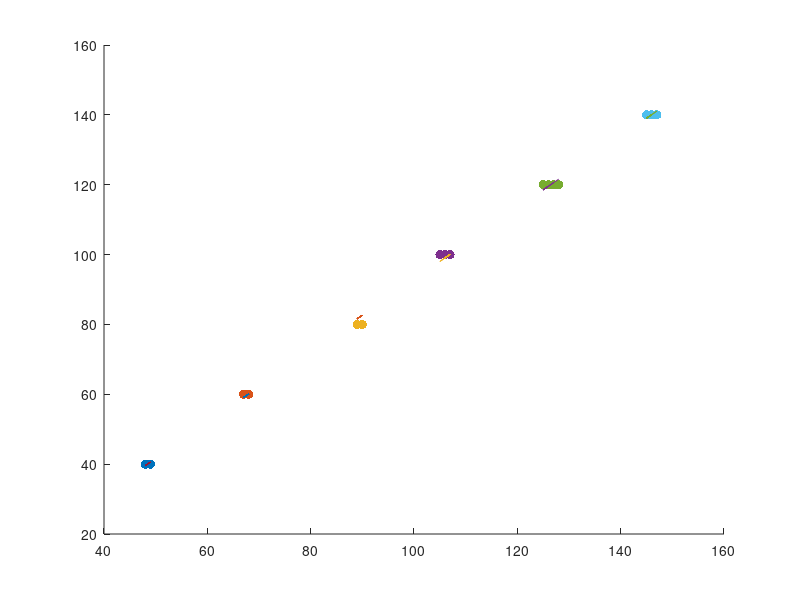

Source code (MATLAB): (Note: this script raises an error after producing the figure.)
adc40 = importdata("calibration_1.txt");
adc60 = importdata("calibration_2.txt");
adc80 = importdata("calibration_3.txt");
adc100 = importdata("calibration_4.txt");
adc120 = importdata("calibration_5.txt");
adc140 = importdata("calibration_6.txt");
adcbefore = importdata("data_before.txt");
adcafter = importdata("data_after.txt");

torr40=ones(length(adc40), 1) * 40;
torr60=ones(length(adc60), 1) * 60;
torr80=ones(length(adc80), 1) * 80;
torr100=ones(length(adc100), 1) * 100;
torr120=ones(length(adc120), 1) * 120;
torr140=ones(length(adc140), 1) * 140;

cadc = [adc40 adc60 adc80 adc100 adc120 adc140];
ctorr = [torr40 torr60 torr80 torr100 torr120 torr140];

c = polyfit(cadc, ctorr, 1);


cfigure = figure('Name','Калибровка', 'NumberTitle','off');
hold all;

plot(adc40, torr40, '.', 'MarkerSize', 20);
plot(adc60, torr60, '.', 'MarkerSize', 20);
plot(adc80, torr80, '.', 'MarkerSize', 20);
plot(adc100, torr100, '.', 'MarkerSize', 20);
plot(adc120, torr120, '.', 'MarkerSize', 20);
plot(adc140, torr140, '.', 'MarkerSize', 20);

plot(cadc, polyval(c, cadc));
y=c(1)*x+c(2);
x = [40:1:145];
plot(x,y);
grid on;
xlabel("Отсчёты АЦП");
ylabel("торр");
title("Калибровка измерительной системы");

text(60,50,["P(adc) = " + c(1) + "* adc+ " + num2str(c(2)) + " торр"]);
legend("40 тoрр", "60 торр", "80 торр", "100 торр", "120 торр", "140 торр", "Location", "NorthWest");
saveas(cfigure, "Калибровка.png");

dt = 0.01;

tbefore = linspace(0, length(adcbefore)*dt,length(adcbefore));
pbefore = polyval(c, adcbefore);

tafter = linspace(0, length(adcafter)*dt, length(adcafter));
pafter = polyval(c, adcafter);

pfigure = figure('Name', 'График давления', 'NumberTitle', 'off');

plot(tbefore, pbefore, tafter, pafter, 'Linewidth', 1);
legend("До физической нагрузки","После физической нагрузки");

grid on;
xlim([0,25]);

xlabel("Время, с");
ylabel("Давление, торр");
title("График измерения артериального давления");

saveas(pfigure, "Давление.png");

cbefore = polyfit(tbefore, pbefore, 7);
cafter = polyfit(tafter, pafter, 5);

pulseb = pbefore - polyval(cbefore, tbefore)';
pulsea = pafter - polyval(cafter, tafter)';

pulsefigure = figure("Name", "Графики пульса", "NumberTitle", "off");

subplot(2,1,1);
plot(tbefore,pulseb);
legend("11 ударов за 10 секунд = 66 уд/мин");
grid on;
xlim([10,20]);
title("Пульс без физической нагрузки");

subplot(2,1,2);
plot(tafter,pulsea,"yellow");
legend("30 ударов за 10 секунд = 180 уд/мин");
grid on;
xlim([10,20]);
title("Пульс после физической нагрузки");

saveas(pulsefigure, "Пульс.png");







